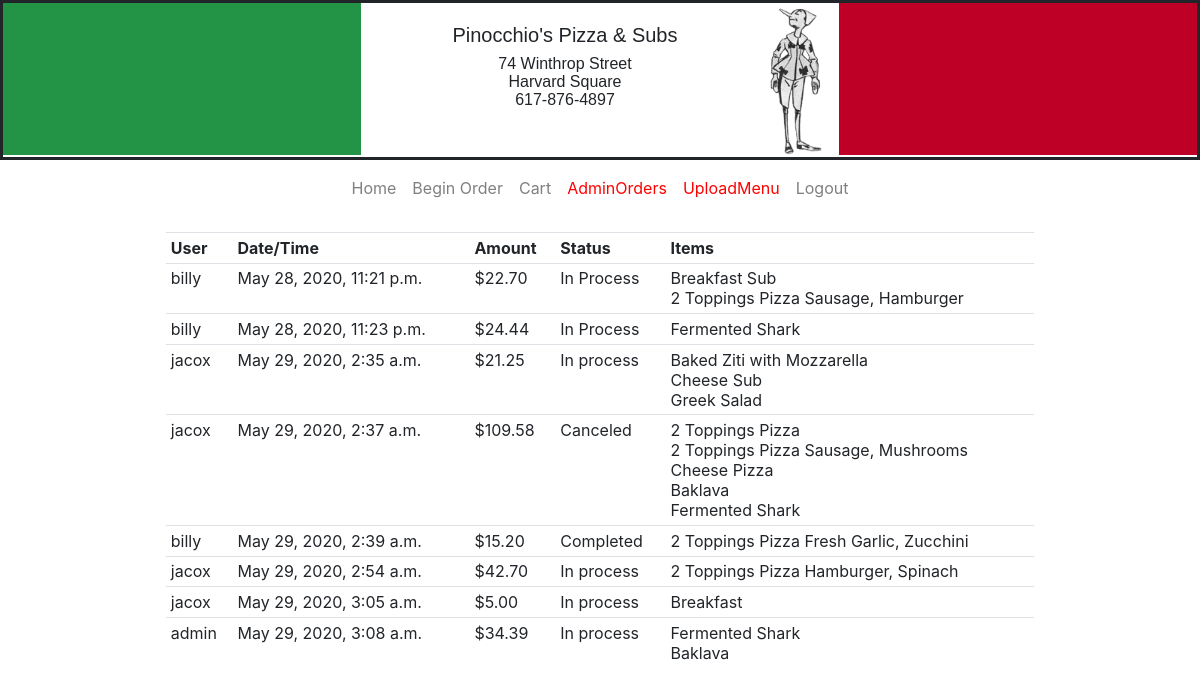
The page /adminorders/ (signed in) on the database its author committed.
### orders/models.py (models this page shows, shortened)
class PiOrder(models.Model):
    user = models.ForeignKey(User, null=True, on_delete=models.CASCADE)
    time = models.DateTimeField(null=True)
    items = models.ManyToManyField(OrderItem, blank=True)
    price = models.DecimalField(max_digits=7, decimal_places=2, default=0.00)
    status = models.CharField(max_length=25, blank=True)

class OrderItem(models.Model):
    name = models.CharField(max_length=100)
    menu_id = models.SmallIntegerField(null=True)
    size = models.CharField(max_length=25)
    addons = models.CharField(max_length=100, blank=True)
    price = models.DecimalField(max_digits=7, decimal_places=2)

### orders/views.py (the view)
# urls.py: path("adminorders/", views.adminorders, name="adminorders")
def adminorders(request):
    if not request.user.is_superuser:
        messages.add_message(request, messages.INFO, "Please login as superuser first")
        return render(request, "orders/login.html")
    allorders = PiOrder.objects.all()
    context = {
        "allorders": allorders
    }
    return render(request, "orders/adminorders.html", context)

### orders/templates/orders/adminorders.html (shortened to what this page needs)
{% extends "orders/base.html" %}
{% load static %}
{% block body %}
<div class="container w-75 p-3" style="text-align:left">
    <table class="table table-sm" id="orderstable">
        <tr>
            <th>User</th><th>Date/Time</th><th>Amount</th><th>Status</th><th>Items</th>
        </tr>
        {% for eorder in allorders %}
            <tr>
                <td>{{ eorder.user }}</td>
                <td>{{ eorder.time }}</td>
                <td>${{ eorder.price|floatformat:2 }}</td>
                <td>{{ eorder.status }}</td>
                <td>{% for item in eorder.items.all %}
                        {{ item.name }} {{ item.addons }}<br/>
                    {% endfor %}
                </td>
            </tr>
        {% endfor %}
    </table>
</div>
{% endblock %}

### orders/templates/orders/base.html (shortened to what this page needs)
<html>
    {% load static %}
    <link href="https://maxcdn.bootstrapcdn.com/bootstrap/4.1.3/css/bootstrap.min.css" rel="stylesheet">
    <link rel="stylesheet" type="text/css" href="{% static 'orders/styles.css' %}">
    <head>
    </head>
    <body>
        <div id="pinhead">
            <table id="pintable" width="100%" cellspacing="0" cellpadding="0">
                <tbody>
                    <tr>
                        <td id="greenbox" width="30%"></td>
                        <td width="40%">
                            <img id="pinimg" src="{% static 'orders/pinocchio_72.gif' %}" alt="Pinocchio">
                            <h5 class="pname">Pinocchio's Pizza &amp; Subs</h5>
                            <h7>74 Winthrop Street
                            <br/>Harvard Square
                            <br/>617-876-4897</h7>
                        </td>
                        <td id="redbox" width="30%"></td>
                    </tr>
                </tbody>
            </table>
        </div>
        <nav class="navbar navbar-expand-sm navbar-light">
            <ul class="navbar-nav mr-auto ml-auto">
                <li class="nav-item">
                    <a id="home" class="nav-link" href="{% url 'index' %}">Home</a>
                </li>
                <li class="nav-item">
                    <a id="order" class="nav-link" href="{% url 'menu1' %}">
                        {% if cart > 0 %}Continue{% else %}Begin{% endif %} Order</a>
                </li>
                <li class="nav-item">
                    <a id="cart" class="nav-link" href="{% url 'displaycart' %}">Cart
                    </a>
                </li>
                {% if request.user.is_superuser %}
                    <li class="nav-item">
                            <a id="adminorders" class="nav-link" href="{% url 'adminorders' %}">AdminOrders</a>
                    </li>
                    <li class="nav-item">
                            <a id="upload" class="nav-link" href="{% url 'upload' %}">UploadMenu</a>
                    </li>
                {% endif%}
                <li class="nav-item">
                    {% if request.user.is_authenticated %}
                        <a id="login" class="nav-link" href="{% url 'logout' %}">Logout</a>
                    {% else %}
                        <a id="login" class="nav-link" href="{% url 'login' %}">Login</a>
                    {% endif%}
                </li>
            </ul>
        </nav>
        <div class="main">
            {% block body %}
            {% endblock %}
        </div>
    </body>
</html>

### orders/static/orders/styles.css (style rules this page uses)
#pinhead { height: 160px; text-align: center; font-family: Verdana,Arial,Helvetica sans-serif; margin: 0; border-style: solid; }
#pintable { text-align: center; }
.pname { padding-top: 1em; }
#pinimg { float: right; padding-right: 1em; width: 70px; height: auto; }
#greenbox { background-color: #239346; }
#redbox { background-color: #be0027; }
.navbar { color: #239346; }
#adminorders, #upload { color: red; }

### rows shown on the page
PiOrder: user "billy", time "May 28, 2020, 11:21 p.m.", price "22.70", status "In Process"
OrderItem: name "Breakfast Sub"
OrderItem: name "2 Toppings Pizza", addons "Sausage, Hamburger"
PiOrder: user "billy", time "May 28, 2020, 11:23 p.m.", price "24.44", status "In Process"
OrderItem: name "Fermented Shark"
PiOrder: user "jacox", time "May 29, 2020, 2:35 a.m.", price "21.25", status "In process"
OrderItem: name "Baked Ziti with Mozzarella"
OrderItem: name "Cheese Sub"
OrderItem: name "Greek Salad"
PiOrder: user "jacox", time "May 29, 2020, 2:37 a.m.", price "109.58", status "Canceled"
OrderItem: name "2 Toppings Pizza"
OrderItem: name "2 Toppings Pizza", addons "Sausage, Mushrooms"
OrderItem: name "Cheese Pizza"
OrderItem: name "Baklava"
OrderItem: name "Fermented Shark"
PiOrder: user "billy", time "May 29, 2020, 2:39 a.m.", price "15.20", status "Completed"
OrderItem: name "2 Toppings Pizza", addons "Fresh Garlic, Zucchini"
PiOrder: user "jacox", time "May 29, 2020, 2:54 a.m.", price "42.70", status "In process"
OrderItem: name "2 Toppings Pizza", addons "Hamburger, Spinach"
PiOrder: user "jacox", time "May 29, 2020, 3:05 a.m.", price "5.00", status "In process"
OrderItem: name "Breakfast"
PiOrder: user "admin", time "May 29, 2020, 3:08 a.m.", price "34.39", status "In process"
OrderItem: name "Fermented Shark"
OrderItem: name "Baklava"
